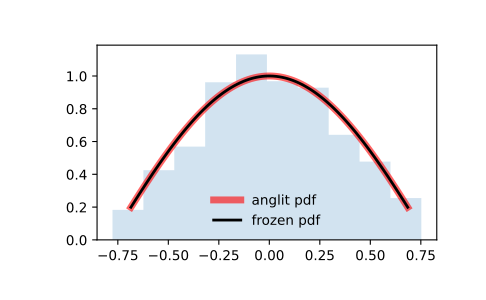

This figure's Python source:
from scipy.stats import anglit
import matplotlib.pyplot as plt
fig, ax = plt.subplots(1, 1)

# Calculate the first four moments:

mean, var, skew, kurt = anglit.stats(moments='mvsk')

# Display the probability density function (``pdf``):

x = np.linspace(anglit.ppf(0.01),
                anglit.ppf(0.99), 100)
ax.plot(x, anglit.pdf(x),
       'r-', lw=5, alpha=0.6, label='anglit pdf')

# Alternatively, the distribution object can be called (as a function)
# to fix the shape, location and scale parameters. This returns a "frozen"
# RV object holding the given parameters fixed.

# Freeze the distribution and display the frozen ``pdf``:

rv = anglit()
ax.plot(x, rv.pdf(x), 'k-', lw=2, label='frozen pdf')

# Check accuracy of ``cdf`` and ``ppf``:

vals = anglit.ppf([0.001, 0.5, 0.999])
np.allclose([0.001, 0.5, 0.999], anglit.cdf(vals))
# True

# Generate random numbers:

r = anglit.rvs(size=1000)

# And compare the histogram:

ax.hist(r, density=True, histtype='stepfilled', alpha=0.2)
ax.legend(loc='best', frameon=False)
plt.show()
